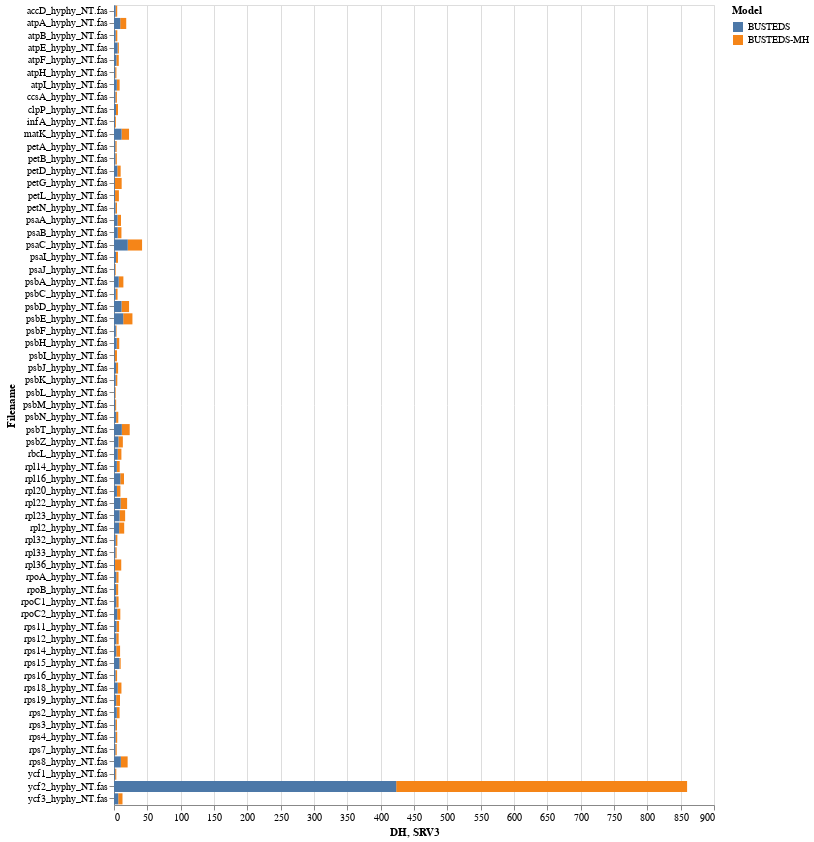

Notebook code cell kept with this figure:
### Code cell
result = result.sort_values(by=["DH"], ascending=False)

line = alt.Chart(result).mark_bar().encode(
    x=alt.X('DH:Q', sort="ascending"),
    y=alt.Y('Filename'),
    color='Model'
).properties(
    width=600,
    height=800
)

line2 = alt.Chart(result).mark_bar().encode(
    x=alt.X('SRV3', sort="ascending"),
    y=alt.Y('Filename'),
    color='Model'
).properties(
    width=600,
    height=800
)

line + line2

### Figure 1 — Vega-Lite specification as saved in the notebook (floating-point values rounded to 4 significant figures; data arrays with more than 128 entries replaced by an {"elided": "..."} marker saying what was removed)
{"config": {"view": {"continuousWidth": 400, "continuousHeight": 300}}, "layer": [{"mark": "bar", "encoding": {"color": {"field": "Model", "type": "nominal"}, "x": {"field": "DH", "sort": "ascending", "type": "quantitative"}, "y": {"field": "Filename", "type": "nominal"}}, "height": 800, "width": 600}, {"mark": "bar", "encoding": {"color": {"field": "Model", "type": "nominal"}, "x": {"field": "SRV3", "sort": "ascending", "type": "quantitative"}, "y": {"field": "Filename", "type": "nominal"}}, "height": 800, "width": 600}], "data": {"name": "data-e0801e5324ab180b22cdd032c1d6f6c4"}, "$schema": "https://vega.github.io/schema/vega-lite/v4.17.0.json", "datasets": {"data-e0801e5324ab180b22cdd032c1d6f6c4": {"elided": "130 records"}}}
